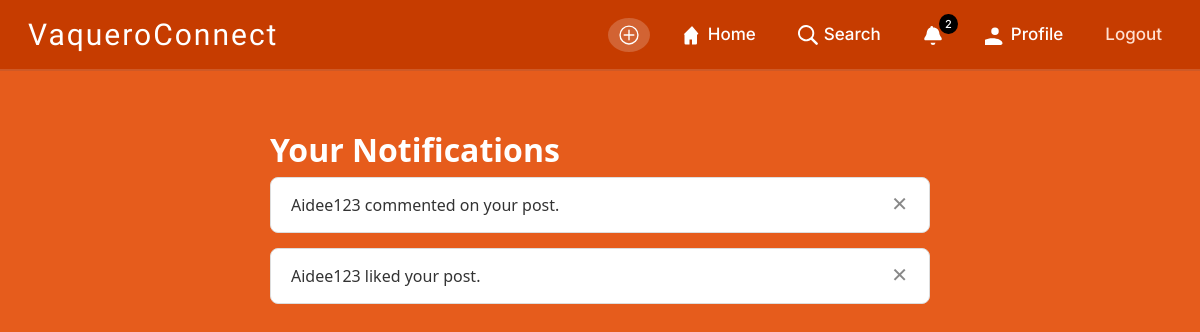
The page /notifications-page/ (signed in) on the database its author committed.
### newApp/models.py (models this page shows, shortened)
class Notification(models.Model):
    recipient = models.ForeignKey(User, on_delete=models.CASCADE, related_name='notifications')
    message = models.TextField()
    is_read = models.BooleanField(default=False)
    created_at = models.DateTimeField(auto_now_add=True)

### newApp/views.py (the view)
# urls.py: path("notifications-page/", notifications_page, name="notifications-page"),
@login_required
def notifications_page(request):
    notifications = Notification.objects.filter(
        recipient=request.user,
        is_read=False
    ).order_by('-created_at')
    return render(request, 'notifications.html', {
        'notifications': notifications
    })

### newApp/templates/notifications.html (shortened to what this page needs)
{% extends "base.html" %}
{% load static %}
{% block content %}
<div class="container">
    <h2>Your Notifications</h2>
    {% if notifications %}
        {% for notif in notifications %}
            <div class="notif-card">
                <span class="notif-message">{{ notif.message }}</span>
                <form action="{% url 'mark-notification-read' notif.id %}" method="post">
                    <button type="submit" class="notif-delete-btn">✕</button>
                </form>
            </div>
        {% endfor %}
    {% else %}
        <p class="empty">You have no notifications.</p>
    {% endif %}
</div>
{% endblock %}

### newApp/templates/notifications.html (style rules this page uses)
body { background: #e65c1c; }
.container { max-width: 700px; margin: 40px auto; padding: 20px; }
.notif-card { background: #fff; padding: 15px 20px; border-radius: 8px; margin-bottom: 15px; border: 1px solid #ddd; position: relative; }
.notif-message { font-size: 16px; color: #333; }
.notif-delete-btn { position: absolute; right: 15px; top: 10px; background: none; border: none; font-size: 20px; color: #888; cursor: pointer; }
h2 { color: white; font-weight: bold; }

### rows shown on the page
Notification: message "Aidee123 commented on your post."
Notification: message "Aidee123 liked your post."
